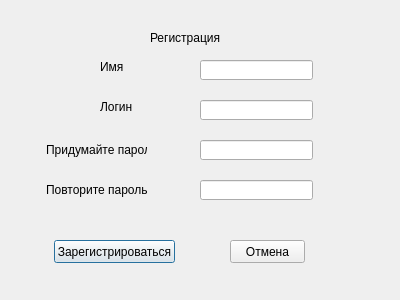
<?xml version="1.0" encoding="UTF-8"?>
<ui version="4.0">
 <class>Registration</class>
 <widget class="QDialog" name="Registration">
  <property name="geometry">
   <rect>
    <x>0</x>
    <y>0</y>
    <width>400</width>
    <height>300</height>
   </rect>
  </property>
  <property name="windowTitle">
   <string>Dialog</string>
  </property>
  <widget class="QLabel" name="registrationLabel">
   <property name="geometry">
    <rect>
     <x>150</x>
     <y>30</y>
     <width>101</width>
     <height>16</height>
    </rect>
   </property>
   <property name="text">
    <string>Регистрация</string>
   </property>
  </widget>
  <widget class="QPushButton" name="registrationButton">
   <property name="geometry">
    <rect>
     <x>54</x>
     <y>240</y>
     <width>121</width>
     <height>23</height>
    </rect>
   </property>
   <property name="text">
    <string>Зарегистрироваться</string>
   </property>
  </widget>
  <widget class="QPushButton" name="cancelButton">
   <property name="geometry">
    <rect>
     <x>230</x>
     <y>240</y>
     <width>75</width>
     <height>23</height>
    </rect>
   </property>
   <property name="text">
    <string>Отмена</string>
   </property>
  </widget>
  <widget class="QLineEdit" name="name">
   <property name="geometry">
    <rect>
     <x>200</x>
     <y>60</y>
     <width>113</width>
     <height>20</height>
    </rect>
   </property>
  </widget>
  <widget class="QLineEdit" name="login">
   <property name="geometry">
    <rect>
     <x>200</x>
     <y>100</y>
     <width>113</width>
     <height>20</height>
    </rect>
   </property>
  </widget>
  <widget class="QLineEdit" name="password">
   <property name="geometry">
    <rect>
     <x>200</x>
     <y>140</y>
     <width>113</width>
     <height>20</height>
    </rect>
   </property>
  </widget>
  <widget class="QLineEdit" name="repeatPassword">
   <property name="geometry">
    <rect>
     <x>200</x>
     <y>180</y>
     <width>113</width>
     <height>20</height>
    </rect>
   </property>
  </widget>
  <widget class="QLabel" name="nameLabel">
   <property name="geometry">
    <rect>
     <x>100</x>
     <y>60</y>
     <width>47</width>
     <height>13</height>
    </rect>
   </property>
   <property name="text">
    <string>Имя</string>
   </property>
  </widget>
  <widget class="QLabel" name="loginLabel">
   <property name="geometry">
    <rect>
     <x>100</x>
     <y>100</y>
     <width>47</width>
     <height>13</height>
    </rect>
   </property>
   <property name="text">
    <string>Логин</string>
   </property>
  </widget>
  <widget class="QLabel" name="passwordLabel">
   <property name="geometry">
    <rect>
     <x>46</x>
     <y>140</y>
     <width>101</width>
     <height>20</height>
    </rect>
   </property>
   <property name="text">
    <string>Придумайте пароль</string>
   </property>
  </widget>
  <widget class="QLabel" name="repeatPasswordLabel">
   <property name="geometry">
    <rect>
     <x>46</x>
     <y>180</y>
     <width>101</width>
     <height>20</height>
    </rect>
   </property>
   <property name="text">
    <string>Повторите пароль</string>
   </property>
  </widget>
 </widget>
 <resources/>
 <connections/>
</ui>
